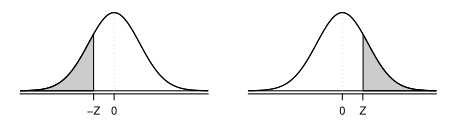

This chart was generated by the following R code:
library(openintro)

myPDF("smallNormalTails.pdf", 4.56, 1.2,
      mar = c(1.3, 1, 0.5, 1),
      mgp = c(3, 0.27, 0),
      mfrow = c(1, 2))

X <- seq(-4, 4, 0.01)
Y <- dnorm(X)

plot(X, Y,
     type = 'l',
     axes = FALSE,
     xlim = c(-3.4, 3.4))
at = c(-5, -0.8, 0, 5)
labels = c(-5, '-Z', 0, 5)
axis(1, at, labels, cex.axis = 0.7)
these <- which(X < -0.799)
polygon(c(X[these[1]], X[these], X[rev(these)[1]]),
        c(0, Y[these], 0),
        col = '#CCCCCC')
lines(X, Y)
abline(h = 0)
lines(c(0, 0), c(0, dnorm(0)),
      col = '#CCCCCC',
      lty = 3)

plot(X, Y,
     type = 'l',
     axes = FALSE,
     xlim = c(-3.4, 3.4))
axis(1,
     at = c(-5, 0.8, 0, 5),
     labels = c(-5, 'Z', 0,5),
     cex.axis = 0.7)
these <- which(X > 0.801)
polygon(c(X[these[1]], X[these],X[rev(these)[1]]),
        c(0, Y[these], 0),
        col = '#CCCCCC')
lines(X, Y)
abline(h = 0)
lines(c(0, 0),
      c(0, dnorm(0)),
      col = '#CCCCCC',
      lty = 3)

dev.off()
